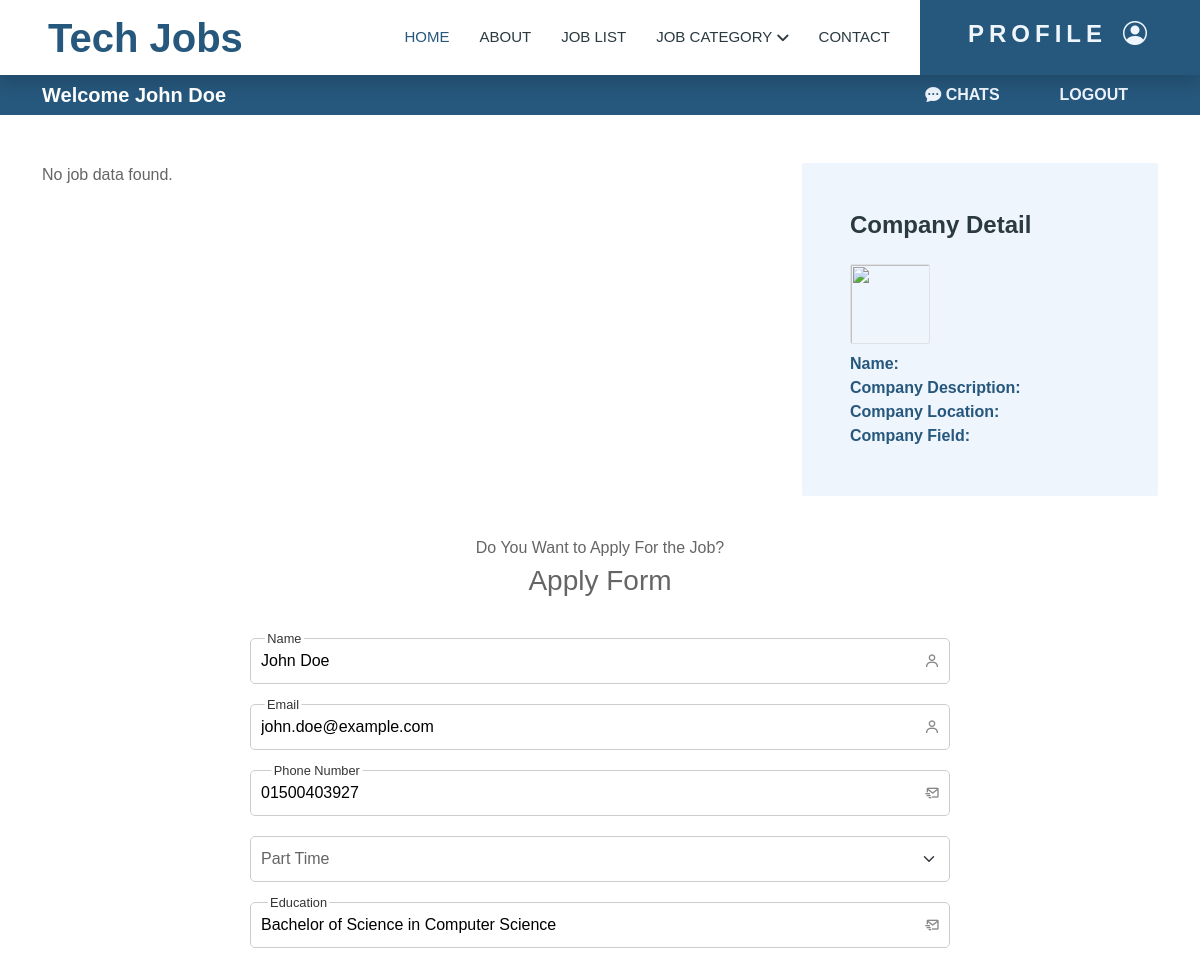
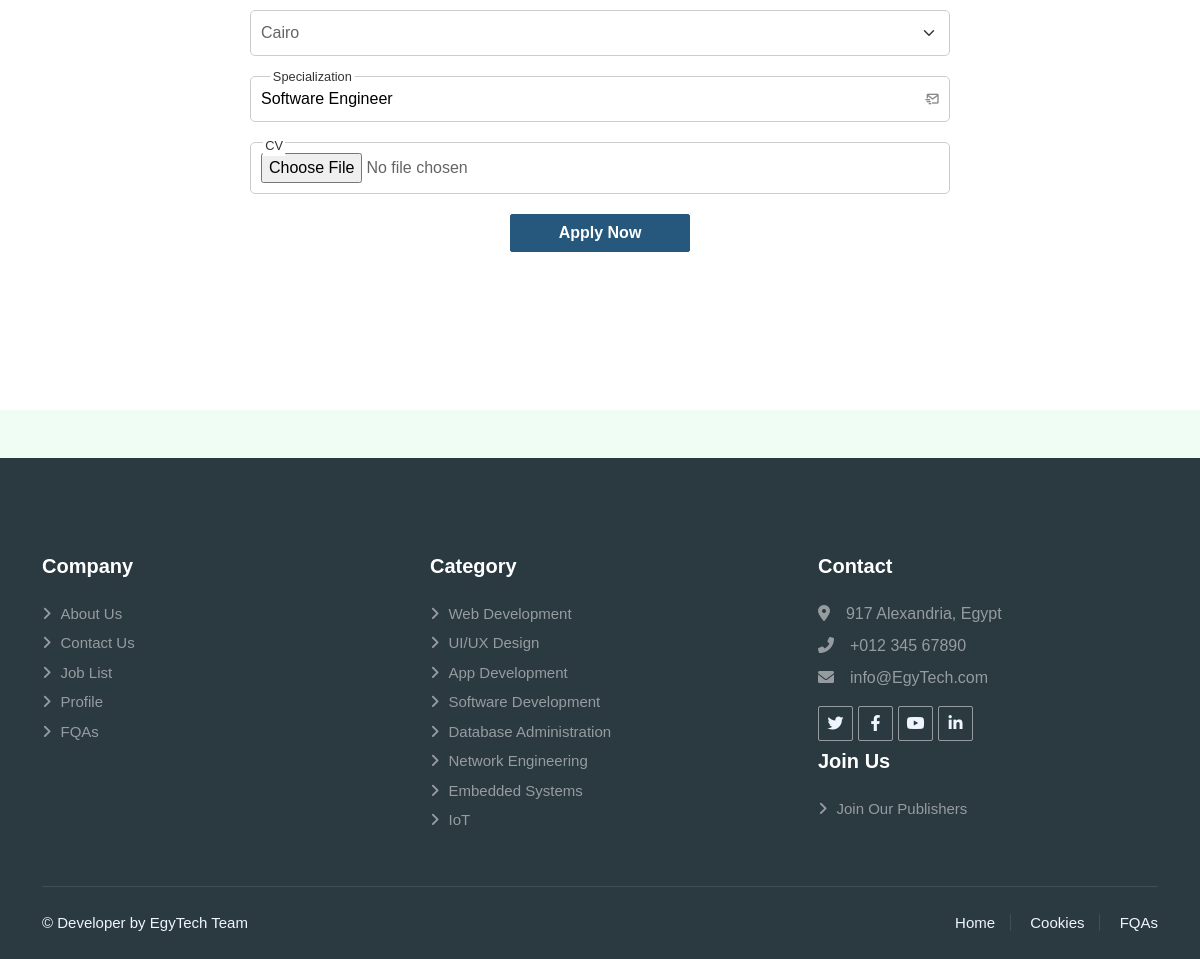
The app's page /job-detail.php (signed in) with its own data (2 pictures, top to bottom).
### tables this page shows
CREATE TABLE `users` (
  `id` bigint(20) UNSIGNED NOT NULL,
  `name` varchar(255) NOT NULL,
  `email` varchar(255) NOT NULL,
  `password` varchar(255) NOT NULL,
  `role` enum('recruiter','employee') NOT NULL,
  `status` tinyint(1) NOT NULL DEFAULT 1,
  `image` varchar(255) DEFAULT NULL,
  `phone` varchar(255) DEFAULT NULL,
  `user_details_id` bigint(20) UNSIGNED DEFAULT NULL,
  `created_at` timestamp NULL DEFAULT NULL,
  `updated_at` timestamp NULL DEFAULT NULL
);

CREATE TABLE `user_details` (
  `id` bigint(20) UNSIGNED NOT NULL,
  `specialization` varchar(255) DEFAULT NULL,
  `location` enum('Alexandria','Aswan','Asyut','Beheira','Beni Suef','Cairo','Dakahlia','Damietta','Faiyum','Gharbia','Giza','Ismailia','Kafr El Sheikh','Luxor','Matruh','Minya','Monufia','New Valley','North Sinai','Port Said','Qalyubia','Qena','Red Sea','Sharqia','Sohag','South Sinai','Suez') DEFAULT NULL,
  `education` varchar(255) DEFAULT NULL,
  `cv` varchar(255) DEFAULT NULL,
  `created_at` timestamp NULL DEFAULT NULL,
  `updated_at` timestamp NULL DEFAULT NULL
);

### controller/DetailsController.php (called while the page is built, shortened)
<?php
include("Traits/CrudOperationsTrait.php");
class DatabaseOperations
{
    private $connection;
    public function __construct($connection)
    {
        $this->connection = $connection;
    }
    public function userApplication($user_id)
    {
        $sql = "SELECT users.*, user_details.*
                FROM users
                LEFT JOIN user_details ON users.user_details_id = user_details.id
                WHERE users.id = ?";
        $stmt = $this->connection->prepare($sql);
        $stmt->bind_param("i", $user_id);
        $stmt->execute();
        $result = $stmt->get_result();
        return $result->fetch_assoc();
    }
}
$databaseOperations = new DatabaseOperations($conn);
if (isset($_SESSION['user_id'])) {
    $userId = $_SESSION['user_id'];
}
if (isset($userId)) {
    $user_details = $databaseOperations->userApplication($userId);
}
?>

### components/application-form.php (the view, shortened to what this page needs)
<div class="form-container">
    <div class="login-container text-center" id="login">
        <div class="top p-3 m-auto">
            <span>Do You Want to Apply For the Job? </span>
            <header class="fs-3">Apply Form</header>
        </div>
        <form method="post" action="controller/ApplyController.php" class="body-form w-100" enctype="multipart/form-data">
            <div class="form-box-section">
                <input type="text" class="input-field input-form" name="name" id="name" placeholder=" " value="<?php echo isset($user_details['name']) ? $user_details['name'] : ''; ?>">
                <label for="name">Name</label>
                <i class="bx bx-user"></i>
            </div>
            <div class="form-box-section">
                <input type="text" class="input-field input-form" name="email" id="email" placeholder=" " value="<?php echo isset($user_details['email']) ? $user_details['email'] : ''; ?>">
                <label for="email">Email</label>
                <i class="bx bx-user"></i>
            </div>
            <div class="form-box-section">
                <input type="tel" class="input-field input-form" name="phone" id="phone" placeholder=" " value="<?php echo isset($user_details['phone']) ? $user_details['phone'] : ''; ?>">
                <label for="phone">Phone Number</label>
                <i class="bx bx-mail-send"></i>
            </div>
            <div class="form-box-section">
                <select class="form-select input-field input-form" name="type">
                    <option value="part time">Part Time</option>
                </select>
            </div>
            <div class="form-box-section">
                <input type="text" class="input-field input-form" name="education" id="education" placeholder=" " value="<?php echo isset($user_details['education']) ? $user_details['education'] : ''; ?>">
                <label for="education">Education</label>
                <i class="bx bx-mail-send"></i>
            </div>
            <div class="form-box-section">
                <select class="form-select input-field input-form" name="location" id="location">
                    <?php
                    $locations = ['Alexandria', 'Aswan', 'Asyut', 'Beheira', 'Beni Suef', 'Cairo', 'Dakahlia', 'Damietta', 'Faiyum', 'Gharbia', 'Giza', 'Ismailia', 'Kafr El Sheikh', 'Luxor', 'Matruh', 'Minya', 'Monufia', 'New Valley', 'North Sinai', 'Port Said', 'Qalyubia', 'Qena', 'Red Sea', 'Sharqia', 'Sohag', 'South Sinai', 'Suez'];
                    foreach ($locations as $loc) {
                        $selected = isset($user_details['location']) && $user_details['location'] == $loc ? 'selected' : '';
                        echo "<option value=\"$loc\" $selected>$loc</option>";
                    }
                    ?>
                </select>
            </div>
            <div class="form-box-section">
                <input type="text" class="input-field input-form" name="specialization" id="specialization" placeholder=" " value="<?php echo isset($user_details['specialization']) ? $user_details['specialization'] : ''; ?>">
                <label for="specialization">Specialization</label>
                <i class="bx bx-mail-send"></i>
            </div>
            <div class="form-box-section">
                <input type="file" class="input-field input-form" name="cv" id="cv" placeholder=" ">
                <label for="cv">CV</label>
            </div>
            <div class="form-box-section">
                <input type="submit" class="submit btn btn-primary px-5" name="signup" value="Apply Now">
            </div>
        </form>
    </div>
</div>

### css/style.css (style rules this page uses)
:root { --primary: #26577d; --secondary: #e55604; --light: #eff5fd; --dark: #2b3940; }
.btn { font-family: "Inter", sans-serif; font-weight: 600; transition: 0.5s; }
.btn.btn-primary, .btn.btn-secondary { color: #ffffff; }
.form-container { width: 100%; min-height: 100vh; }
.body-form { display: flex; flex-direction: column; width: 300px; max-width: 700px !important; margin: 20px auto; }
.body-form .form-box-section { position: relative; margin-bottom: 20px; }
.body-form .form-box-section .input-field { width: 100%; padding: 10px; border: 1px solid #ccc; border-radius: 5px; outline: none; }
.body-form .form-box-section i { position: absolute; top: 50%; right: 10px; transform: translateY(-50%); color: #888; }
.body-form .form-box-section label { position: absolute; pointer-events: none; top: 50%; left: 10px; transform: translateY(-50%); transition: all 0.3s ease; color: #888; }
.body-form .form-box-section input:focus+label, .body-form .form-box-section input:not(:placeholder-shown)+label { transform: translateY(-140%) scale(0.8); color: #333; background-color: #fff; padding: 0 3px; }

### records on screen
users: name "John Doe", email "john.doe@example.com", phone "01500403927", education "Bachelor of Science in Computer Science", specialization "Software Engineer"

### other values on screen
$btn_text "PROFILE"
$username "John Doe"
form field location "Cairo"
